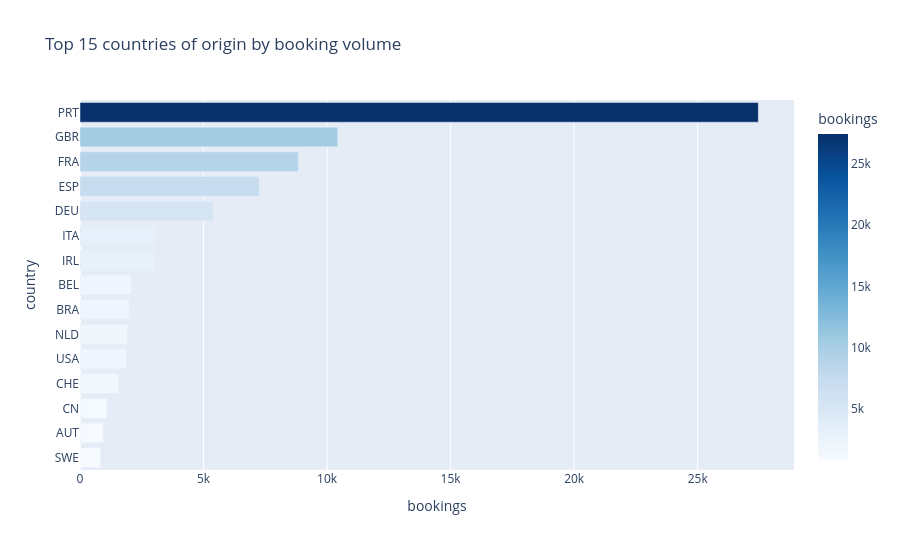

Here is the notebook cell this chart was saved with:
### Markdown cell above
## 8. Booking volume by country of origin

### Code cell
top_countries = df["country"].value_counts().head(15).reset_index()
top_countries.columns = ["country", "bookings"]

fig = px.bar(
    top_countries.sort_values("bookings"),
    x="bookings", y="country", orientation="h",
    title="Top 15 countries of origin by booking volume",
    color="bookings", color_continuous_scale="Blues",
)
fig.update_layout(height=550)
fig.show()

### Figure 1 — Plotly figure (JSON) as saved in the notebook; plotly's stock layout.template omitted (floating-point values rounded to 4 significant figures)
{"data": [{"hovertemplate": "bookings=%{marker.color}<br>country=%{y}<extra></extra>", "legendgroup": "", "marker": {"color": [837, 947, 1093, 1570, 1875, 1911, 1995, 2081, 3016, 3066, 5387, 7252, 8837, 10433, 27453], "coloraxis": "coloraxis", "pattern": {"shape": ""}}, "name": "", "orientation": "h", "showlegend": false, "textposition": "auto", "type": "bar", "x": [837, 947, 1093, 1570, 1875, 1911, 1995, 2081, 3016, 3066, 5387, 7252, 8837, 10433, 27453], "xaxis": "x", "y": ["SWE", "AUT", "CN", "CHE", "USA", "NLD", "BRA", "BEL", "IRL", "ITA", "DEU", "ESP", "FRA", "GBR", "PRT"], "yaxis": "y"}], "layout": {"barmode": "relative", "coloraxis": {"autocolorscale": false, "colorbar": {"title": {"text": "bookings"}}, "colorscale": [[0.0, "rgb(247,251,255)"], [0.125, "rgb(222,235,247)"], [0.25, "rgb(198,219,239)"], [0.375, "rgb(158,202,225)"], [0.5, "rgb(107,174,214)"], [0.625, "rgb(66,146,198)"], [0.75, "rgb(33,113,181)"], [0.875, "rgb(8,81,156)"], [1.0, "rgb(8,48,107)"]]}, "height": 550, "legend": {"tracegroupgap": 0}, "title": {"text": "Top 15 countries of origin by booking volume"}, "xaxis": {"anchor": "y", "domain": [0.0, 1.0], "title": {"text": "bookings"}}, "yaxis": {"anchor": "x", "domain": [0.0, 1.0], "title": {"text": "country"}}}}
